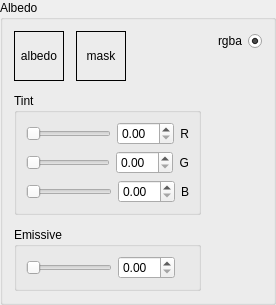
        <widget class="QGroupBox" name="Albedo">
         <property name="title">
          <string>Albedo</string>
         </property>
         <layout class="QHBoxLayout" name="horizontalLayout_5" stretch="1,0">
          <property name="spacing">
           <number>12</number>
          </property>
          <item>
           <layout class="QVBoxLayout" name="verticalLayout_2">
            <item>
             <layout class="QHBoxLayout" name="horizontalLayout_7">
              <item>
               <widget class="DropLabel" name="AlbedoMap">
                <property name="minimumSize">
                 <size>
                  <width>50</width>
                  <height>50</height>
                 </size>
                </property>
                <property name="maximumSize">
                 <size>
                  <width>50</width>
                  <height>16777215</height>
                 </size>
                </property>
                <property name="acceptDrops">
                 <bool>true</bool>
                </property>
                <property name="frameShape">
                 <enum>QFrame::Box</enum>
                </property>
                <property name="text">
                 <string>albedo</string>
                </property>
                <property name="alignment">
                 <set>Qt::AlignCenter</set>
                </property>
               </widget>
              </item>
              <item>
               <widget class="DropLabel" name="AlbedoMask">
                <property name="minimumSize">
                 <size>
                  <width>50</width>
                  <height>50</height>
                 </size>
                </property>
                <property name="maximumSize">
                 <size>
                  <width>50</width>
                  <height>16777215</height>
                 </size>
                </property>
                <property name="acceptDrops">
                 <bool>true</bool>
                </property>
                <property name="frameShape">
                 <enum>QFrame::Box</enum>
                </property>
                <property name="text">
                 <string>mask</string>
                </property>
                <property name="alignment">
                 <set>Qt::AlignCenter</set>
                </property>
               </widget>
              </item>
              <item>
               <spacer name="horizontalSpacer_2">
                <property name="orientation">
                 <enum>Qt::Horizontal</enum>
                </property>
                <property name="sizeHint" stdset="0">
                 <size>
                  <width>40</width>
                  <height>20</height>
                 </size>
                </property>
               </spacer>
              </item>
             </layout>
            </item>
            <item>
             <widget class="QGroupBox" name="groupBox_8">
              <property name="title">
               <string>Tint</string>
              </property>
              <layout class="QVBoxLayout" name="verticalLayout_11">
               <item>
                <layout class="QHBoxLayout" name="horizontalLayout_2">
                 <item>
                  <widget class="QcDoubleSlider" name="TintRedSlider">
                   <property name="maximum">
                    <number>100</number>
                   </property>
                   <property name="orientation">
                    <enum>Qt::Horizontal</enum>
                   </property>
                  </widget>
                 </item>
                 <item>
                  <widget class="QcDoubleSpinBox" name="TintRedSpinner">
                   <property name="minimumSize">
                    <size>
                     <width>52</width>
                     <height>0</height>
                    </size>
                   </property>
                   <property name="singleStep">
                    <double>0.100000000000000</double>
                   </property>
                  </widget>
                 </item>
                 <item>
                  <widget class="QLabel" name="TintRedLabel">
                   <property name="minimumSize">
                    <size>
                     <width>8</width>
                     <height>0</height>
                    </size>
                   </property>
                   <property name="text">
                    <string>R</string>
                   </property>
                   <property name="alignment">
                    <set>Qt::AlignRight|Qt::AlignTrailing|Qt::AlignVCenter</set>
                   </property>
                  </widget>
                 </item>
                </layout>
               </item>
               <item>
                <layout class="QHBoxLayout" name="horizontalLayout">
                 <item>
                  <widget class="QcDoubleSlider" name="TintGreenSlider">
                   <property name="maximum">
                    <number>100</number>
                   </property>
                   <property name="orientation">
                    <enum>Qt::Horizontal</enum>
                   </property>
                  </widget>
                 </item>
                 <item>
                  <widget class="QcDoubleSpinBox" name="TintGreenSpinner">
                   <property name="minimumSize">
                    <size>
                     <width>52</width>
                     <height>0</height>
                    </size>
                   </property>
                   <property name="singleStep">
                    <double>0.100000000000000</double>
                   </property>
                  </widget>
                 </item>
                 <item>
                  <widget class="QLabel" name="TintGreenLabel">
                   <property name="minimumSize">
                    <size>
                     <width>8</width>
                     <height>0</height>
                    </size>
                   </property>
                   <property name="text">
                    <string>G</string>
                   </property>
                   <property name="alignment">
                    <set>Qt::AlignRight|Qt::AlignTrailing|Qt::AlignVCenter</set>
                   </property>
                  </widget>
                 </item>
                </layout>
               </item>
               <item>
                <layout class="QHBoxLayout" name="horizontalLayout_3">
                 <item>
                  <widget class="QcDoubleSlider" name="TintBlueSlider">
                   <property name="maximum">
                    <number>100</number>
                   </property>
                   <property name="orientation">
                    <enum>Qt::Horizontal</enum>
                   </property>
                  </widget>
                 </item>
                 <item>
                  <widget class="QcDoubleSpinBox" name="TintBlueSpinner">
                   <property name="minimumSize">
                    <size>
                     <width>52</width>
                     <height>0</height>
                    </size>
                   </property>
                   <property name="singleStep">
                    <double>0.100000000000000</double>
                   </property>
                  </widget>
                 </item>
                 <item>
                  <widget class="QLabel" name="TintBlueLabel">
                   <property name="minimumSize">
                    <size>
                     <width>8</width>
                     <height>0</height>
                    </size>
                   </property>
                   <property name="text">
                    <string>B</string>
                   </property>
                   <property name="alignment">
                    <set>Qt::AlignRight|Qt::AlignTrailing|Qt::AlignVCenter</set>
                   </property>
                  </widget>
                 </item>
                </layout>
               </item>
              </layout>
             </widget>
            </item>
            <item>
             <widget class="QGroupBox" name="groupBox_3">
              <property name="title">
               <string>Emissive</string>
              </property>
              <layout class="QHBoxLayout" name="horizontalLayout_24">
               <item>
                <layout class="QHBoxLayout" name="horizontalLayout_27">
                 <item>
                  <widget class="QcDoubleSlider" name="EmissiveSlider">
                   <property name="maximum">
                    <number>1000</number>
                   </property>
                   <property name="orientation">
                    <enum>Qt::Horizontal</enum>
                   </property>
                  </widget>
                 </item>
                 <item>
                  <widget class="QcDoubleSpinBox" name="EmissiveSpinner">
                   <property name="minimumSize">
                    <size>
                     <width>52</width>
                     <height>0</height>
                    </size>
                   </property>
                   <property name="singleStep">
                    <double>0.100000000000000</double>
                   </property>
                  </widget>
                 </item>
                 <item>
                  <widget class="QLabel" name="EmisionLabel">
                   <property name="minimumSize">
                    <size>
                     <width>8</width>
                     <height>0</height>
                    </size>
                   </property>
                   <property name="text">
                    <string/>
                   </property>
                   <property name="alignment">
                    <set>Qt::AlignRight|Qt::AlignTrailing|Qt::AlignVCenter</set>
                   </property>
                  </widget>
                 </item>
                </layout>
               </item>
              </layout>
             </widget>
            </item>
           </layout>
          </item>
          <item>
           <layout class="QVBoxLayout" name="verticalLayout_3">
            <item>
             <widget class="QRadioButton" name="AlbedoOutput">
              <property name="sizePolicy">
               <sizepolicy hsizetype="Expanding" vsizetype="Fixed">
                <horstretch>0</horstretch>
                <verstretch>0</verstretch>
               </sizepolicy>
              </property>
              <property name="layoutDirection">
               <enum>Qt::RightToLeft</enum>
              </property>
              <property name="text">
               <string>rgba</string>
              </property>
              <property name="checked">
               <bool>true</bool>
              </property>
             </widget>
            </item>
            <item>
             <spacer name="verticalSpacer_6">
              <property name="orientation">
               <enum>Qt::Vertical</enum>
              </property>
              <property name="sizeHint" stdset="0">
               <size>
                <width>20</width>
                <height>1</height>
               </size>
              </property>
             </spacer>
            </item>
           </layout>
          </item>
         </layout>
        </widget>
